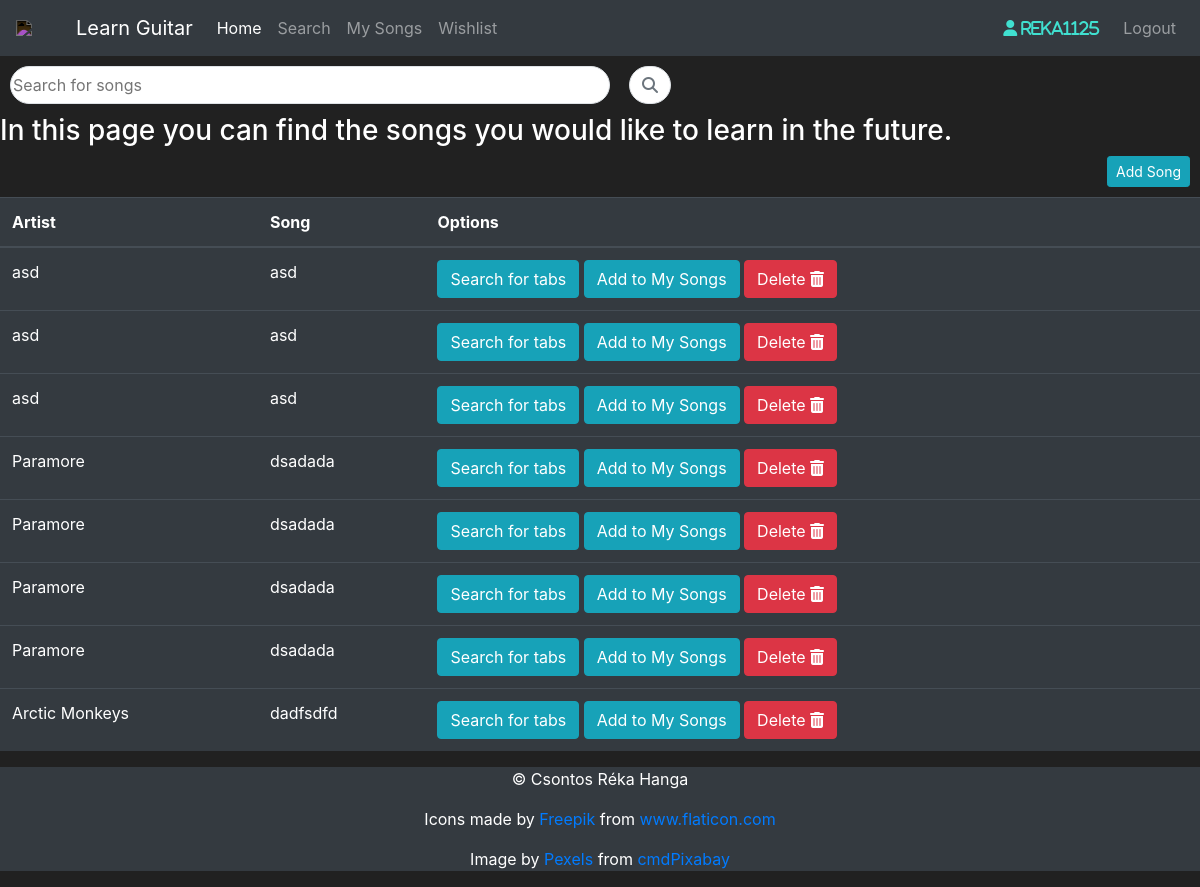
The app's page /wishlist (signed in) with its own data.
### application/models.py (models this page shows, shortened)
class User(db.Model, UserMixin):
    user_id = db.Column(db.Integer(), primary_key=True)
    username = db.Column(db.String(length=30), unique=True, nullable=False)
    email_address = db.Column(db.String(length=50), unique=True, nullable=False)
    password_hash = db.Column(db.String(length=60), nullable=False)
    saved_songs = db.relationship('My_Songs', backref='owned_user', lazy=True)
    wishlist = db.relationship('Wishlist', backref='owned_user', lazy=True)
    @property
    def password(self):
        return self.password

class Wishlist(db.Model):
    song_id = db.Column(db.Integer(), primary_key=True)
    artist = db.Column(db.String(length=50), nullable=False)
    song = db.Column(db.String(length=50), nullable=False)
    owner = db.Column(db.Integer(), db.ForeignKey('user.user_id'))

### application/routes.py (the view, shortened to what this page needs)
@app.route("/wishlist", methods=["GET", "POST"])
@login_required
def wishlist_page():
    form = AddSongForm()
    print(form.errors)
    wishlist = Wishlist.query.filter_by(owner=current_user.user_id)
    return render_template("wishlist.html", songs=wishlist, form=form)

### application/forms.py
class AddSongForm(FlaskForm):
    artist = StringField(label='Artist:', validators=[DataRequired()])
    title = StringField(label='Title:', validators=[DataRequired()])
    submit = SubmitField(label='Add Song')

### application/models.py (called while the page is built)
@login_manager.user_loader
def load_user(user_id):
    return User.query.get(int(user_id))

### application/templates/wishlist.html (shortened to what this page needs)
{% extends 'base.html' %}
{% block content %}
    <div class="input-group">
        <input class=" border rounded-pill" type="text" placeholder="Search for songs" id="search-input-yt">
        <span class="input-group-append">
            <button id="search-btn-yt" class="btn btn-outline-secondary bg-white border-start-0 border rounded-pill ms-n3" type="button">
                <i class="fa fa-search"></i>
            </button>
        </span>
    </div>
    <h3>In this page you can find the songs you would like to learn in the future.</h3>
    <div style="float: right; margin-right: 10px; margin-bottom: 10px">
        <button class="btn btn-info btn-sm" data-toggle="modal" data-target="#Modal-AddSong">
            Add Song
        </button>
    </div>
    <table class="table table-hover table-dark">
        <thead>
            <tr>
                <th scope="col">Artist</th>
                <th scope="col">Song</th>
                <th scope="col">Options</th>
            </tr>
        </thead>
        <tbody>
            {% for song in songs %}
                <tr>
                    <td>{{ song.artist }}</td>
                    <td>{{ song.song }}</td>
                    <td>
                        <button class="btn btn-outline btn-info">Search for tabs</button>
                        <button class="btn btn-outline btn-info">Add to My Songs</button>
                        <button class="btn btn-outline btn-danger">Delete
                            <i class="fa fa-trash" aria-hidden="true"></i>
                        </button>
                    </td>
                </tr>
            {% endfor %}
        </tbody>
    </table>
{% endblock %}

### application/templates/base.html (shortened to what this page needs)
<!doctype html>
<html lang="en">
    <head>
        <link rel="stylesheet" href="https://cdn.jsdelivr.net/npm/bootstrap@4.5.3/dist/css/bootstrap.min.css"
>
    </head>
    <body>
        <nav id="navigation" class="navbar navbar-expand-md navbar-dark bg-dark">
            <img id="icon" src="https://cdn-icons-png.flaticon.com/512/93/93013.png" class="img-responsive" width="50">
            <a class="navbar-brand" href="#">Learn Guitar</a>
            <div class="collapse navbar-collapse" id="navbarNav">
                <ul class="navbar-nav mr-auto">
                    <li class="nav-item active">
                        <a class="nav-link" href="{{ url_for('home_page') }}">Home </a>
                    </li>
                    <li class="nav-item">
                        <a class="nav-link" href="{{ url_for('search_page') }}">Search</a>
                    </li>
                    <li class="nav-item">
                        <a class="nav-link" href="{{ url_for('mysongs_page') }}">My Songs</a>
                    </li>
                    <li class="nav-item">
                        <a class="nav-link" href="{{ url_for('wishlist_page') }}">Wishlist</a>
                    </li>
                </ul>
                {% if current_user.is_authenticated %}
                    <ul class="navbar-nav">
                        <li class="nav-item">
                            <a class="nav-link">
                                <i class="fas fa-user mr-2" style="color:turquoise;"> {{ current_user.username }}</i>
                            </a>
                        </li>
                        <li class="nav-item">
                            <a class="nav-link" href="{{ url_for('logout_page') }}">Logout</a>
                        </li>
                    </ul>
                {% endif %}
            </div>
        </nav>
        {% block content %}
        {% endblock %}
    </body>
    <footer class=" footer bg-dark">
        <p> &copy; Csontos Réka Hanga</p>
        <p>Icons made by <a href="https://www.freepik.com" title="Freepik">Freepik</a> from <a
                href="https://www.flaticon.com/" title="Flaticon">www.flaticon.com</a></p>
        <p>Image by <a href="https://pixabay.com/users/pexels-2286921/?utm_source=link-attribution&amp;utm_medium=referral&amp;utm_campaign=image&amp;utm_content=1851426">Pexels</a>
            from <a href="https://pixabay.com/?utm_source=link-attribution&amp;utm_medium=referral&amp;utm_campaign=image&amp;utm_content=1851426">cmdPixabay</a></p>
    </footer>
</html>

### application/templates/wishlist.html (style rules this page uses)
#search-input-yt { width: 50%; margin: 10px; }
#search-btn-yt { margin: 10px; }

### application/templates/base.html (style rules this page uses)
body { background-color: #212121; color: white }
#icon { -webkit-filter: invert(1); filter: invert(1); margin-right: 10px; }
.footer { bottom: 0; margin: 0; text-align: center; width: 100%; position: relative; }

### records on screen
User: username "reka1125"
Wishlist: artist "asd", song "asd"
Wishlist: artist "asd", song "asd"
Wishlist: artist "asd", song "asd"
Wishlist: artist "Paramore", song "dsadada"
Wishlist: artist "Paramore", song "dsadada"
Wishlist: artist "Paramore", song "dsadada"
Wishlist: artist "Paramore", song "dsadada"
Wishlist: artist "Arctic Monkeys", song "dadfsdfd"
